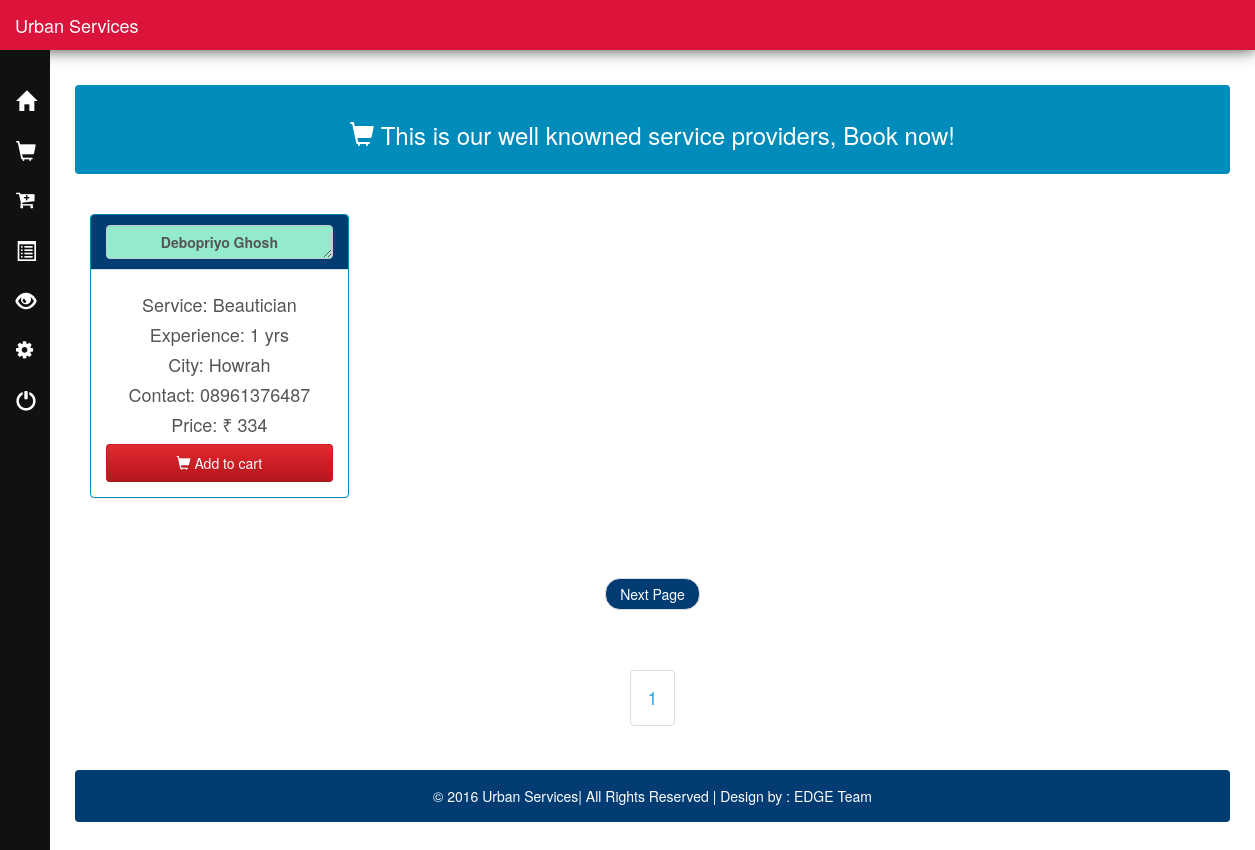
Page /Customers/shop.php (signed in) on the committed database.
### tables this page shows
CREATE TABLE `service_provider` (
  `sp_name` text NOT NULL,
  `sp_add` text NOT NULL,
  `sp_contact` varchar(13) NOT NULL,
  `sp_email` varchar(50) NOT NULL,
  `sp_exp` int(11) NOT NULL,
  `sp_rate` int(11) NOT NULL,
  `sp_account_no` varchar(20) NOT NULL,
  `sp_IFSC_no` varchar(11) NOT NULL,
  `sp_city` text NOT NULL,
  `s_name` varchar(50) NOT NULL,
  `password` varchar(255) NOT NULL
);

### Customers/shop.php (the view, shortened to what this page needs)
<?php
include("config.php");
extract($_SESSION);
$stmt_edit = $DB_con->prepare('SELECT * FROM customer WHERE c_email =:user_email');
$stmt_edit->execute(array(':user_email' => $user_email));
$edit_row = $stmt_edit->fetch(PDO::FETCH_ASSOC);
extract($edit_row);
?>
<?php
include "nav.php";?>
        <div id="page-wrapper">
            <div class="alert alert-default" style="color:white;background-color:#008CBA">
                <center>
                    <h3> <span class="glyphicon glyphicon-shopping-cart"></span> This is our well knowned service providers, Book now!</h3>
                </center>
            </div>
            <br />
            <?php
            $servername = "localhost";
            $username = "root";
            $password = "";
            $dbname = "urbanclap";
            $conn = new mysqli($servername, $username, $password, $dbname);
            $start = 0;
            $limit = 8;
            $sql = "select * from service_provider LIMIT $start, $limit";
            $result = $conn->query($sql);
            while ($query2 = $result->fetch_assoc()) {
                echo "<div class='col-sm-3'>
              <div class='panel panel-default' style='border-color:#008CBA;'>
                <div class='panel-heading' style='color:white;background-color : #033c73;'>
                  <center>
                  <strong><textarea style='text-align:center;background-color: #93eacc;' class='form-control' rows='1'
                      disabled>" . $query2['sp_name'] . "</textarea></strong>
                  </center>
                </div>
                <div class='panel-body'>
                <center>
                <h4> Service: " . $query2['s_name'] . " </h4>
              </center>
              <center>
              <h4> Experience: " . $query2['sp_exp'] . " yrs </h4>
            </center>
            <center>
                <h4> City: " . $query2['sp_city'] . " </h4>
              </center>
                <center>
                <h4> Contact: " . $query2['sp_contact'] . " </h4>
              </center>
                  <center>
                    <h4> Price: &#8377; " . $query2['sp_rate'] . " </h4>
                  </center>
                  <a class='btn btn-block btn-danger' href='add_to_cart.php?cart=" . $query2['sp_email'] . "'><span
                      class='glyphicon glyphicon-shopping-cart'></span> Add to cart</a>
                </div>
              </div>
            </div>";
            }
            echo "<div class='container'>";
            echo "</div>";
            $sql1 = "select * from service_provider";
            $result1 = $conn->query($sql1);
            $rows = mysqli_num_rows($result1);
            $total = ceil($rows / $limit);
            echo "<br /><ul class='pager'>";
            if ($id != $total) {
                echo "<li><a style='color:white;background-color : #033c73;' href='?id=" . ($id + 1) . "' class='pager'>Next Page</a></li>";
            }
            echo "</ul>";
            echo "<center><ul class='pagination pagination-lg'>";
            for ($i = 1; $i <= $total; $i++) {
                if ($i == $id) {
                    echo "<li class='pagination active'><a style='color:white;background-color : #033c73;'>" . $i . "</a></li>";
                } else {
                    echo "<li><a href='?id=" . $i . "'>" . $i . "</a></li>";
                }
            }
            echo "</ul></center>";
            ?>
            <br />
            <div class="alert alert-default" style="background-color:#033c73;">
                <p style="color:white;text-align:center;">
                    &copy 2016 Urban Services| All Rights Reserved | Design by : EDGE Team
                </p>
            </div>
        </div>
    </div>
</body>
</html>

### Customers/css/local.css (style rules this page uses)
#page-wrapper { width: 100%; padding: 5px 15px; }
body { font-family: "Helvetica Neue", Helvetica, Arial, sans-serif; font-size: 14px; line-height: 1.42857143; color: #555555; background-color: #ffffff; }
.btn { display: inline-block; margin-bottom: 0; font-weight: normal; text-align: center; vertical-align: middle; cursor: pointer; background-image: none; border: 1px solid transparent; white-space: nowrap; padding: 8px 12px; font-size: 14px; line-height: 1.42857143; border-radius: 4px; -webkit-user-select: none; -moz-user-select: none; -ms-user-select: none; user-select: none; }
.btn-danger { color: #ffffff; background-color: #c71c22; border-color: #c71c22; }
.pagination { display: inline-block; padding-left: 0; margin: 20px 0; border-radius: 4px; }
.pagination > li { display: inline; }
.pagination > li > a, .pagination > li > span { position: relative; float: left; padding: 8px 12px; line-height: 1.42857143; text-decoration: none; color: #2fa4e7; background-color: #ffffff; border: 1px solid #dddddd; margin-left: -1px; }
.pagination > li:first-child > a, .pagination > li:first-child > span { margin-left: 0; border-bottom-left-radius: 4px; border-top-left-radius: 4px; }
.pagination > li:last-child > a, .pagination > li:last-child > span { border-bottom-right-radius: 4px; border-top-right-radius: 4px; }
.pagination-lg > li > a, .pagination-lg > li > span { padding: 14px 16px; font-size: 18px; }
.panel { margin-bottom: 20px; background-color: #ffffff; border: 1px solid transparent; border-radius: 4px; -webkit-box-shadow: 0 1px 1px rgba(0, 0, 0, 0.05); box-shadow: 0 1px 1px rgba(0, 0, 0, 0.05); }
.panel-body { padding: 15px; }
.panel-heading { padding: 10px 15px; border-bottom: 1px solid transparent; border-top-right-radius: 3px; border-top-left-radius: 3px; }
.panel-default { border-color: #dddddd; }
.panel-default > .panel-heading { color: #555555; background-color: #f5f5f5; border-color: #dddddd; }
.btn { text-shadow: 0 1px 0 rgba(0, 0, 0, 0.1); }
.btn-danger { background-image: -webkit-linear-gradient(#e12b31, #c71c22 60%, #b5191f); background-image: linear-gradient(#e12b31, #c71c22 60%, #b5191f); background-repeat: no-repeat; filter: progid:DXImageTransform.Microsoft.gradient(startColorstr='#ffe12b31', endColorstr='#ffb5191f', GradientType=0); filter: none; border-bottom: 1px solid #9a161a; }
.clearfix:before, .clearfix:after, .container:before, .container:after, .container-fluid:before, .container-fluid:after, .row:before, .row:after, .form-horizontal .form-group:before, .form-horizontal .form-group:after, .btn-toolbar:before, .btn-toolbar:after, .btn-group-vertical > .btn-group:before, .btn-group-vertical > .btn-group:after, .nav:before, .nav:after, .navbar:before, .navbar:after, .navbar-header:before, .navbar-header:after, .navbar-collapse:before, .navbar-collapse:after, .pager:before, .pager:after, .panel-body:before, .panel-body:after, .modal-footer:before, .modal-footer:after { content: " "; display: table; }
.clearfix:after, .container:after, .container-fluid:after, .row:after, .form-horizontal .form-group:after, .btn-toolbar:after, .btn-group-vertical > .btn-group:after, .nav:after, .navbar:after, .navbar-header:after, .navbar-collapse:after, .pager:after, .panel-body:after, .modal-footer:after { clear: both; }
a { color: #2fa4e7; text-decoration: none; }
@media (min-width:768px) { #page-wrapper { padding: 15px 25px; } }

### rows in the picture
service_provider: sp_name "Debopriyo Ghosh", s_name "Beautician", sp_exp "1", sp_city "Howrah", sp_contact "08961376487", sp_rate "334"
